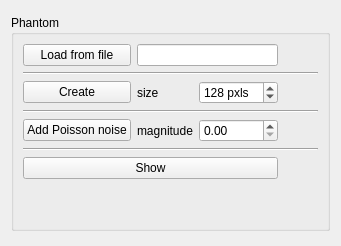
<?xml version="1.0" encoding="UTF-8"?>
<ui version="4.0">
 <class>Form</class>
 <widget class="QWidget" name="Form">
  <property name="geometry">
   <rect>
    <x>0</x>
    <y>0</y>
    <width>341</width>
    <height>246</height>
   </rect>
  </property>
  <property name="windowTitle">
   <string>Form</string>
  </property>
  <layout class="QVBoxLayout" name="verticalLayout">
   <item>
    <widget class="QGroupBox" name="groupBoxPhantom">
     <property name="sizePolicy">
      <sizepolicy hsizetype="Preferred" vsizetype="Fixed">
       <horstretch>0</horstretch>
       <verstretch>0</verstretch>
      </sizepolicy>
     </property>
     <property name="title">
      <string>Phantom</string>
     </property>
     <layout class="QGridLayout" name="gridLayout">
      <item row="0" column="0">
       <widget class="QPushButton" name="pushButtonLoadFromFile">
        <property name="text">
         <string>Load from file</string>
        </property>
        <property name="checkable">
         <bool>true</bool>
        </property>
        <property name="checked">
         <bool>false</bool>
        </property>
        <property name="autoExclusive">
         <bool>true</bool>
        </property>
       </widget>
      </item>
      <item row="4" column="0">
       <widget class="QPushButton" name="pushButtonAddPoissonNoise">
        <property name="text">
         <string>Add Poisson noise</string>
        </property>
        <property name="checkable">
         <bool>true</bool>
        </property>
       </widget>
      </item>
      <item row="0" column="1" colspan="2">
       <widget class="QLineEdit" name="lineEditPath"/>
      </item>
      <item row="1" column="0" colspan="4">
       <widget class="Line" name="line">
        <property name="orientation">
         <enum>Qt::Horizontal</enum>
        </property>
       </widget>
      </item>
      <item row="2" column="2">
       <widget class="QSpinBox" name="spinBoxSize">
        <property name="suffix">
         <string> pxls</string>
        </property>
        <property name="minimum">
         <number>1</number>
        </property>
        <property name="maximum">
         <number>1024</number>
        </property>
        <property name="value">
         <number>128</number>
        </property>
       </widget>
      </item>
      <item row="3" column="0" colspan="4">
       <widget class="Line" name="line_2">
        <property name="orientation">
         <enum>Qt::Horizontal</enum>
        </property>
       </widget>
      </item>
      <item row="5" column="0" colspan="4">
       <widget class="Line" name="line_3">
        <property name="orientation">
         <enum>Qt::Horizontal</enum>
        </property>
       </widget>
      </item>
      <item row="2" column="1">
       <widget class="QLabel" name="label">
        <property name="text">
         <string>size</string>
        </property>
       </widget>
      </item>
      <item row="2" column="0">
       <widget class="QPushButton" name="pushButtonCreate">
        <property name="text">
         <string>Create</string>
        </property>
        <property name="checkable">
         <bool>true</bool>
        </property>
        <property name="checked">
         <bool>false</bool>
        </property>
        <property name="autoExclusive">
         <bool>true</bool>
        </property>
       </widget>
      </item>
      <item row="4" column="1">
       <widget class="QLabel" name="label_2">
        <property name="text">
         <string>magnitude</string>
        </property>
       </widget>
      </item>
      <item row="6" column="0" colspan="3">
       <widget class="QPushButton" name="pushButtonShow">
        <property name="text">
         <string>Show</string>
        </property>
        <property name="checkable">
         <bool>true</bool>
        </property>
       </widget>
      </item>
      <item row="4" column="2">
       <widget class="QDoubleSpinBox" name="doubleSpinBoxMagnitude"/>
      </item>
      <item row="7" column="0">
       <spacer name="verticalSpacer">
        <property name="orientation">
         <enum>Qt::Vertical</enum>
        </property>
        <property name="sizeHint" stdset="0">
         <size>
          <width>20</width>
          <height>40</height>
         </size>
        </property>
       </spacer>
      </item>
     </layout>
    </widget>
   </item>
  </layout>
 </widget>
 <resources/>
 <connections/>
</ui>
